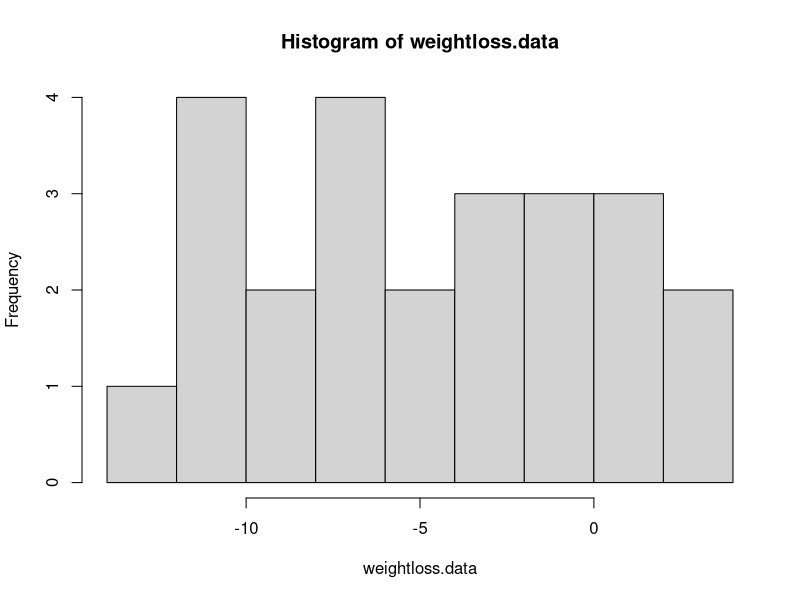
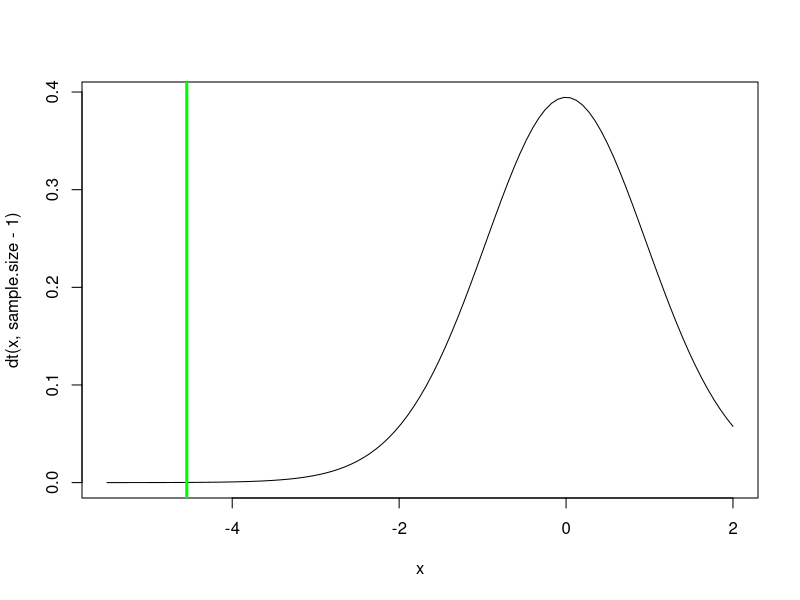
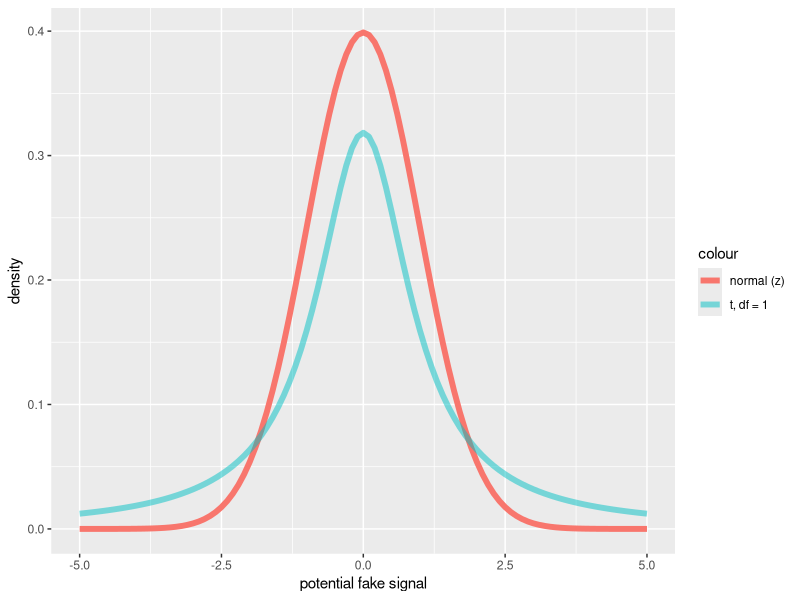
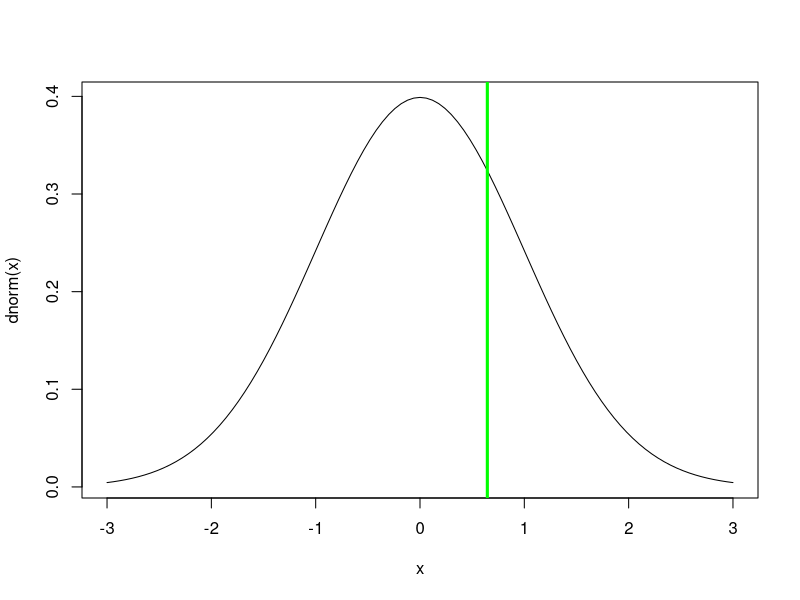
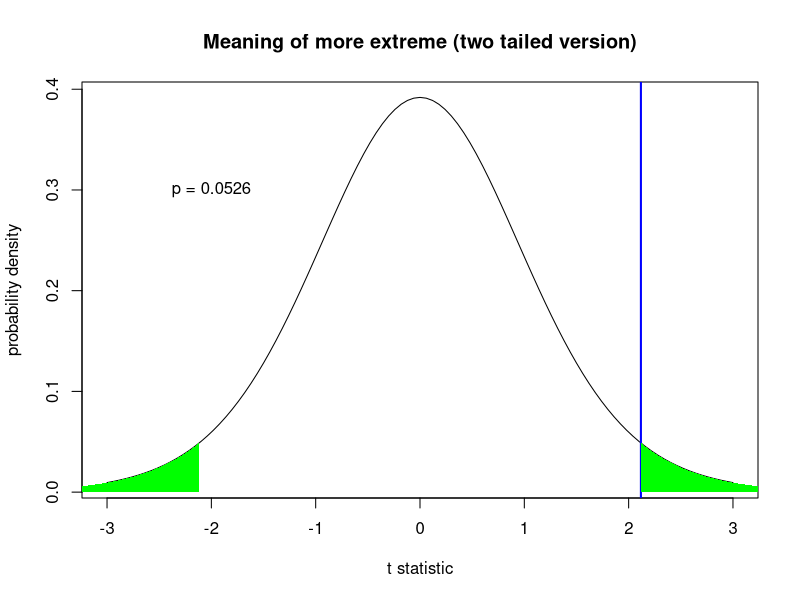
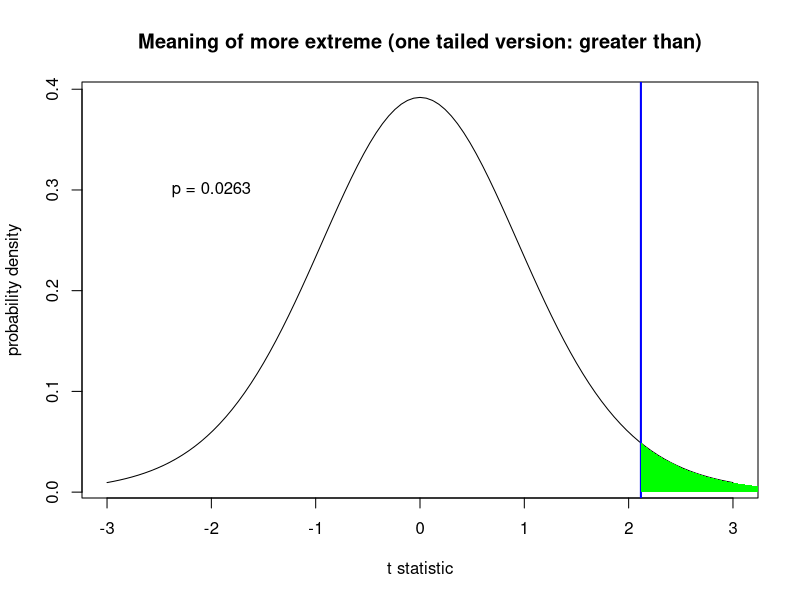
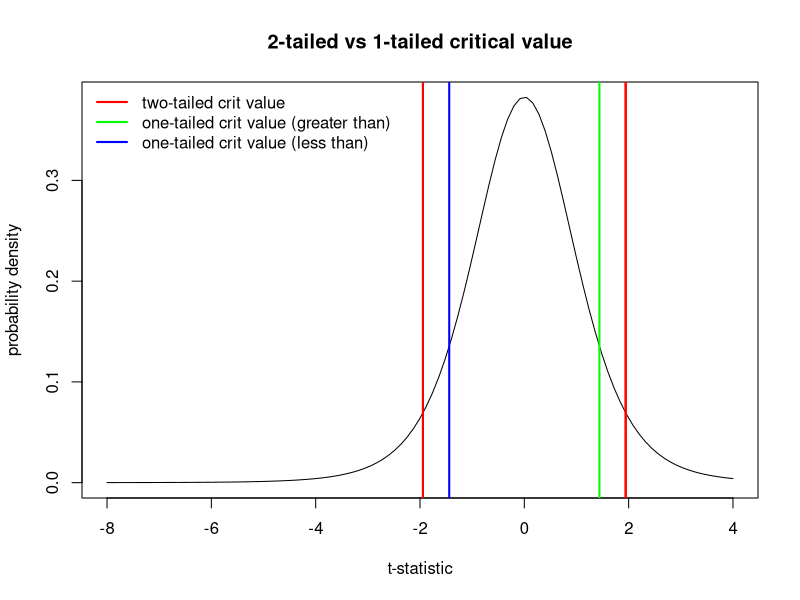
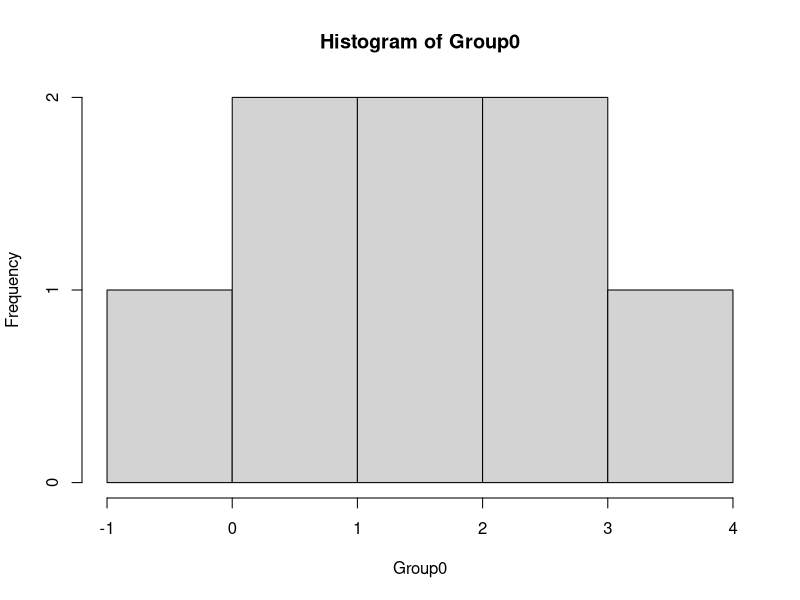

The R source for these figures, in order:
## ---- chunk 1

knitr::opts_chunk$set(echo = TRUE, cache = TRUE)

## ---- chunk 2

#  NRES 710, Lecture 4                             
#  University of Nevada, Reno    
#
#      t-tests and z-tests


## ---- chunk 3

## Paired t-test example -----------------

weightloss.data <- c(-10.4,-11.6,3.9,1.5,-0.3,-3.5 -10.0,-6.7,-6.1,-2.4,-6.0,2.3,0.1,-4.1,-3.2, -11.3,-3.2,-9.3,-7.5,-5.7,-0.1,0.0,-9.8,1.0,-11.9)
hist(weightloss.data,breaks=7)
mean.weightloss <- mean(weightloss.data)
null.weightloss <- 0
stdev.weightloss <- sd(weightloss.data)
sample.size <- length(weightloss.data)
std.error <- stdev.weightloss/sqrt(sample.size)

t.statistic <- (mean.weightloss-null.weightloss)/std.error
t.statistic

curve(dt(x,sample.size-1),-5.5,2)
abline(v=t.statistic,col="green",lwd=3)

t.crit <- qt(0.05,sample.size-1)    # 'critical value' of the t statistic- you can reject the null if your value is more extreme than this!

p=pt(t.statistic,sample.size-1)    # p value
p    # this is the p value

options(scipen=100)   # if you don't like scientific notation!
p     

# Alternative: use R's built in t test

t.test(weightloss.data,alternative = "less")   # should get the same p-value!

## ---- chunk 4

# difference between t and standard normal

library(ggplot2)
base = ggplot() + xlim(-5,5) + geom_function(aes(col="normal (z)"), fun=dnorm, lwd=2) + labs(y="density",x="potential fake signal")

deg_free <- 1
base + geom_function(aes(col=sprintf("t, df = %s",deg_free)), fun=dt, args=list(df=deg_free), lwd=2,alpha=0.5)


# base r plotting alternative!:

# curve(dnorm,-5,5,ylab="density",xlab="fake signal")
# curve(dt(x,df=1),add=T,col="green")

## ---- chunk 5

# z distribution --------------------

## z test  

df <- read.csv("GSW_height.csv")
GSWheight <- df$Height
GSWheight
mean.gsw <- mean(GSWheight)
sd.gsw <- sd(GSWheight) 
sd.pop <- 4
mean.pop <- 79
n <- length(GSWheight)
s.e. <- sd.pop/sqrt(n)

null.height <- mean.pop   # null: GSW are sampled randomly from the pool of all NBA players. They are not fundamentally different!

z.statistic <- (mean.gsw-null.height)/s.e.
z.statistic

curve(dnorm(x),-3,3)    # we assume that the z statistic is normally distributed- standard normal!
abline(v=z.statistic,col="green",lwd=3)

p <- 1-pnorm(z.statistic)    # is the p value enough evidence to tell you that GSW players are taller than the NBA average??
p       

pnorm(z.statistic)

## ---- chunk 6

# one sample t-test (paired t-test is a type of one sample t-test)  -------------

sample.data <- rgamma(10,2,.1)
null.mean <- 10

sample.size <- length(sample.data)
sample.mean <- mean(sample.data)
sample.sd <- sd(sample.data)
std.err <- sample.sd/sqrt(sample.size)
t.stat <- (sample.mean-null.mean)/std.err

t.crit <- abs(qt(0.025,sample.size-1))   # for 2-tailed test

p.val <- (1-pt(abs(t.stat),sample.size-1))*2   # 


### alternatively use the t.test function:

t.test(sample.data,mu=null.mean)   # should get the same answer!

## ---- chunk 7

# two sample t-test -----------------

sample.data.1 <- rnorm(15,55,10)
sample.data.2 <- rnorm(10,45,10)

sample.size.1 <- length(sample.data.1)
sample.size.2 <- length(sample.data.2)
sample.size.pooled <- length(sample.data.1) + length(sample.data.2)

sample.mean1 <- mean(sample.data.1)
sample.mean2 <- mean(sample.data.2)

sample.sd1 <- sd(sample.data.1)
sample.sd2 <- sd(sample.data.2)
sample.sd.pooled <- sqrt(((sample.size.1-1)*sample.sd1^2 + (sample.size.2-1)*sample.sd2^2)/(sample.size.pooled-2))

std.err.pooled <- sample.sd.pooled*sqrt(1/sample.size.1+1/sample.size.2)
t.stat <- (sample.mean1-sample.mean2)/std.err.pooled

t.crit <- abs(qt(0.025,sample.size.pooled-2))   # for 2-tailed test

p.val <- (1-pt(abs(t.stat),sample.size.pooled-2))*2   # 2-tailed test



### alternatively use the t.test function:

t.test(sample.data.1,sample.data.2,var.equal = T)   # should get the same answer!

## ---- chunk 8

# one vs two tailed demo

#my.data <- rnorm(15, 0.5, 1)   # generate sample data
my.data <- c(0.20119786,1.41700898,-0.72426698,0.44006284,0.01487128,-0.19031680,1.75470699,-0.81992816,2.31978530,  2.71442595,-0.31461411,0.52086138,-0.50580117,1.52260888,0.76454698)
samp.mean <- mean(my.data)
samp.sd <- sd(my.data)
samp.n <- length(my.data)
std.err <- samp.sd/sqrt(samp.n)

null.mean <- 0

t.statistic <- (samp.mean-null.mean)/std.err

### Two-tailed
curve(dt(x,samp.n-1),-3,3, main="Meaning of more extreme (two tailed version)",
      ylab="probability density",xlab="t statistic")    # visualize the sampling distribution of the t-statistic
abline(v=t.statistic,lwd=2,col="blue")

xs <- seq(abs(t.statistic),10,0.05)                
ys <- dt(xs,samp.n-1)
polygon(x=c(xs,rev(xs)),y=c(ys,rep(0,times=length(ys))),col="green",border=NA)
polygon(x=c(-xs,rev(-xs)),y=c(ys,rep(0,times=length(ys))),col="green",border=NA)

p.twosided <- pt(-abs(t.statistic),samp.n-1)*2     # two-tailed p-value

text(-2,0.3,paste("p =",round(p.twosided,4)))

### One-sided (alternative = 'greater')
curve(dt(x,samp.n-1),-3,3, main="Meaning of more extreme (one tailed version: greater than)",
      ylab="probability density",xlab="t statistic")    # visualize the sampling distribution of the t-statistic
abline(v=t.statistic,lwd=2,col="blue")

xs <- seq(t.statistic,10,0.05)                
ys <- dt(xs,samp.n-1)
polygon(x=c(xs,rev(xs)),y=c(ys,rep(0,times=length(ys))),col="green",border=NA)

p.onesided <- pt(-abs(t.statistic),samp.n-1)     # one-tailed p-value

text(-2,0.3,paste("p =",round(p.onesided,4)))


## ---- chunk 9

### t-crit in one tailed vs two tailed test

sample.size=7

curve(dt(x,sample.size-1),-8,4, main="2-tailed vs 1-tailed critical value",
      xlab="t-statistic",ylab="probability density")

alpha <- 0.1
t.crit.twosided <- qt(alpha/2,sample.size-1) 

abline(v=c(t.crit.twosided,abs(t.crit.twosided)),col="red",lwd=2)


t.crit.twosided <- qt(alpha/2,sample.size-1) 

abline(v=c(t.crit.twosided,abs(t.crit.twosided)),col="red",lwd=2)

t.crit.onesided <- qt(alpha,sample.size-1) 

abline(v=abs(t.crit.onesided),col="green",lwd=2)
abline(v=t.crit.onesided,col="blue",lwd=2)

legend("topleft",lwd=c(2,2,2),col=c("red","green","blue"),bty="n",legend=c("two-tailed crit value","one-tailed crit value (greater than)","one-tailed crit value (less than)"))

## ---- chunk 10

# More t-test examples

# T-tests  ---------------

# Are my data greater than zero? 
Group0 <- c(0.5, -0.03, 4, 2.5, 0.89, 2.2, 1.7, 1.125)
hist(Group0)
t.test(Group0,alternative="greater") # This gets at directionality


#Are my data different than zero? 
Group0 <- c(0.5, -0.03, 4, 2.5, 0.89, 2.2, 1.7, 1.125)
hist(Group0)
t.test(Group0) # Okay, that's to zero. What about if it's different than 1? 

# are my data different than 1? 
t.test(Group0, mu=1)

# Now let's test two groups. 
# are the means equal? 
group1 <- c(7,9,6,6,6,11,6,3,8,7)
group2 <- c(11,13,8,6,14,11,13,13,10,11)
t.test(group1, group2, var.equal=T) # Notice how we set equal variance? Look at the output - "Two Sample t-test."
# is this one-tail or two? 

group1 <- c(7,9,6,6,6,11,6,3,8,7)
group2 <- c(11,13,8,6,14,11,13,13,10,11)
t.test(group1, group2) #  "Welch's Two Sample t-test"
# WELCH'S TEST IS THE DEFAULT IN R


## ---- chunk 11

## testing for normality ------------------

my.data.nonnorm <- rgamma(20,0.1,0.1)    # simulate some non-normal data
hist(my.data.nonnorm,main="non-normal")     # visualize the data distribution

my.data.norm <- rnorm(20,6,0.9)    # simulate some normal data
hist(my.data.norm,main="normal")     # visualize the data distribution

# visualize q-q plot

qqnorm(my.data.nonnorm,main="non-normal")   # visual test for normality

qqnorm(my.data.norm,main="normal")


# run shapiro-wilk test

shapiro.test(my.data.nonnorm)

shapiro.test(my.data.norm)

## ---- chunk 12

# test for equal variances

# are the variances equal? 
group1 <- c(7,9,6,6,6,11,6,3,8,7)
group2 <- c(11,13,8,6,14,11,13,13,10,11)

bartlett.test(list(group1,group2))   # Bartlett's test has stong assumption of normality

car::leveneTest(c(group1,group2),rep(c("group1","group2"),each=10))    # Levene's test is less reliant on normality

## ---- chunk 13

# Wilcoxon signed rank test

my.data <- rgamma(20,0.1,0.1)-2

hist(my.data)

wilcox.test(my.data)

t.test(my.data)   # t-test for comparison
  
  
## ---- chunk 14

# Wilcoxon signed rank test

my.data1 <- rgamma(20,0.1,0.1)-2
my.data2 <- rgamma(20,0.2,0.1)-2

median(my.data1)
median(my.data2)

wilcox.test(my.data1,my.data2)

t.test(my.data1,my.data2)   # t-test for comparison


#### perform rank test from scratch!

allobs <- c(my.data1,my.data2)
inorder <- order(allobs)

rank1 <- inorder[1:20]
rank2 <- inorder[21:40]

t.test(rank1,rank2,var.equal = T)    # perform t-test on the ranks (usually similar to Mann-Whitney test)
  
## ---- chunk 15

# Power analysis ----------------------

# First we will set the population parameters:

true.mean.A <- 13.5
true.mean.B <- 13.9

true.sd <- 3.4

# Assume a two-tailed test- alternative hypothesis is that the mean of A is different from the mean of B

# Now let's set the sampling scenario

sampsize.A <- 10
sampsize.B <- 12

# now we will simulate a single 'experiment'

samp.A <- rnorm(sampsize.A,true.mean.A,true.sd)
samp.B <- rnorm(sampsize.B,true.mean.B,true.sd)

# and now we can run a test!

this.test <- t.test(samp.A,samp.B,var.equal = T)

# and determine if we rejected our null hypothesis (which we know is not true!)

this.test$p.value < 0.05



## ---- chunk 16

# full power analysis:   ------------

# First we will set the population parameters:

true.mean.A <- 13.5
true.mean.B <- 13.9

true.sd <- 3.4

# Assume a two-tailed test- alternative hypothesis is that the mean of A is different from the mean of B

# Now let's set the sampling scenario

sampsize.A <- 10
sampsize.B <- 12

# now we will simulate LOTS of  'experiments'

pvals <- numeric(1000)

for(i in 1:1000){
  samp.A <- rnorm(sampsize.A,true.mean.A,true.sd)
  samp.B <- rnorm(sampsize.B,true.mean.B,true.sd)
  
  # and now we can run a test!
  
  this.test <- t.test(samp.A,samp.B,var.equal = T)
  
  # and determine if we rejected our null hypothesis (which we know is not true!)
  
  pvals[i] <- this.test$p.value
}

 # hist(pvals)

length(which(pvals<0.05))/1000

## ---- chunk 17

# full power analysis WITH SAMPLE SIZE DETERMINATION:   --------

# First we will set the population parameters:

true.mean.A <- 13.5
true.mean.B <- 13.9

true.sd <- 3.4

# Assume a two-tailed test- alternative hypothesis is that the mean of A is different from the mean of B


# now we will simulate LOTS of  'experiments' under different sample sizes

sampsize <- seq(5,400,10)

power <- numeric(length(sampsize))

for(j in 1:length(sampsize)){
  
  pvals <- numeric(1000)
  for(i in 1:1000){
    samp.A <- rnorm(sampsize[j],true.mean.A,true.sd)
    samp.B <- rnorm(sampsize[j],true.mean.B,true.sd)
    
    # and now we can run a test!
    
    this.test <- t.test(samp.A,samp.B,var.equal = T)
    
    # and determine if we rejected our null hypothesis (which we know is not true!)
    
    pvals[i] <- this.test$p.value
  }

 # hist(pvals)

  power[j] <- length(which(pvals<0.05))/1000
}

names(power) <- sampsize

plot(power~sampsize)


